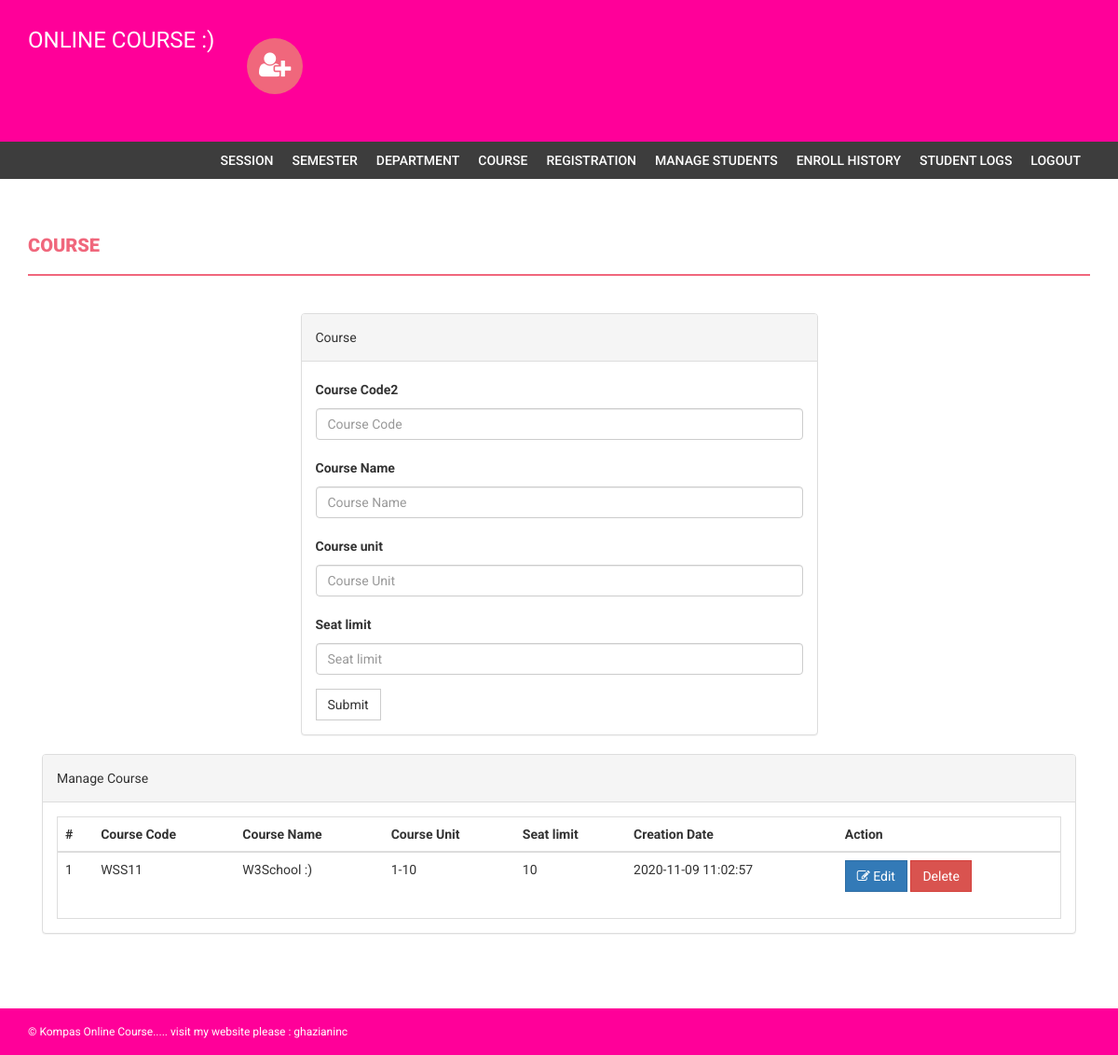
Page /admin/course.php (signed in) on the committed database.
### tables this page shows
CREATE TABLE `course` (
  `id` int(11) NOT NULL,
  `courseCode` varchar(255) DEFAULT NULL,
  `courseName` varchar(255) DEFAULT NULL,
  `courseUnit` varchar(255) DEFAULT NULL,
  `noofSeats` int(11) DEFAULT NULL,
  `creationDate` timestamp NULL DEFAULT current_timestamp(),
  `updationDate` varchar(255) DEFAULT NULL
);

### admin/course.php (the view, shortened to what this page needs)
<?php
if(strlen($_SESSION['alogin'])==0)
    {
header('location:index.php');
}
else{
?>
<!DOCTYPE html>
<html xmlns="http://www.w3.org/1999/xhtml">
<head>
    <link href="assets/css/bootstrap.css" rel="stylesheet" />
    <link href="assets/css/font-awesome.css" rel="stylesheet" />
    <link href="assets/css/style.css" rel="stylesheet" />
</head>
<body>
<?php include('includes/header.php');?>
<?php if($_SESSION['alogin']!="")
{
 include('includes/menubar.php');
}
 ?>
    <div class="content-wrapper">
        <div class="container">
              <div class="row">
                    <div class="col-md-12">
                        <h1 class="page-head-line">Course  </h1>
                    </div>
                </div>
                <div class="row" >
                  <div class="col-md-3"></div>
                    <div class="col-md-6">
                        <div class="panel panel-default">
                        <div class="panel-heading">
                           Course
                        </div>
                        <div class="panel-body">
                       <form name="dept" method="post">
   <div class="form-group">
    <label for="coursecode">Course Code2  </label>
    <input type="text" class="form-control" id="coursecode" name="coursecode" placeholder="Course Code" required />
  </div>
 <div class="form-group">
    <label for="coursename">Course Name  </label>
    <input type="text" class="form-control" id="coursename" name="coursename" placeholder="Course Name" required />
  </div>
<div class="form-group">
    <label for="courseunit">Course unit  </label>
    <input type="text" class="form-control" id="courseunit" name="courseunit" placeholder="Course Unit" required />
  </div>
<div class="form-group">
    <label for="seatlimit">Seat limit  </label>
    <input type="text" class="form-control" id="seatlimit" name="seatlimit" placeholder="Seat limit" required />
  </div>
 <button type="submit" name="submit" class="btn btn-default">Submit</button>
</form>
                            </div>
                            </div>
                    </div>
                </div>
                <div class="col-md-12">
                    <div class="panel panel-default">
                        <div class="panel-heading">
                            Manage Course
                        </div>
                        <div class="panel-body">
                            <div class="table-responsive table-bordered">
                                <table class="table">
                                    <thead>
                                        <tr>
                                            <th>#</th>
                                            <th>Course Code</th>
                                            <th>Course Name </th>
                                            <th>Course Unit</th>
                                            <th>Seat limit</th>
                                             <th>Creation Date</th>
                                             <th>Action</th>
                                        </tr>
                                    </thead>
                                    <tbody>
<?php
$sql=mysqli_query($con,"select * from course");
$cnt=1;
while($row=mysqli_fetch_array($sql))
{
?>
                                        <tr>
                                            <td><?php echo $cnt;?></td>
                                            <td><?php echo htmlentities($row['courseCode']);?></td>
                                            <td><?php echo htmlentities($row['courseName']);?></td>
                                            <td><?php echo htmlentities($row['courseUnit']);?></td>
                                             <td><?php echo htmlentities($row['noofSeats']);?></td>
                                            <td><?php echo htmlentities($row['creationDate']);?></td>
                                            <td>
                                            <a href="edit-course.php?id=<?php echo $row['id']?>">
<button class="btn btn-primary"><i class="fa fa-edit "></i> Edit</button> </a>
  <a href="course.php?id=<?php echo $row['id']?>&del=delete" onClick="return confirm('Are you sure you want to delete?')">
                                            <button class="btn btn-danger">Delete</button>
</a>
                                            </td>
                                        </tr>
<?php
$cnt++;
} ?>
                                    </tbody>
                                </table>
                            </div>
                        </div>
                    </div>
                </div>
            </div>
        </div>
  <?php include('includes/footer.php');?>
</body>
</html>
<?php } ?>

### admin/assets/css/style.css (style rules this page uses)
body { font-family: 'Roboto', sans-serif; line-height: 30px; }
.content-wrapper { margin-top: 40px; min-height: 600px; padding-bottom: 60px; }
.page-head-line { font-weight: 900; padding-bottom: 20px; border-bottom: 2px solid #F0677C; text-transform: uppercase; color: #F0677C; font-size: 20px; margin-bottom: 40px; }
.btn { border-radius: 0px; -webkit-border-radius: 0px; -moz-border-radius: 0px; }

### rows in the picture
course: courseCode "WSS11", courseName "W3School :)", courseUnit "1-10", noofSeats "10", creationDate "2020-11-09 11:02:57"
